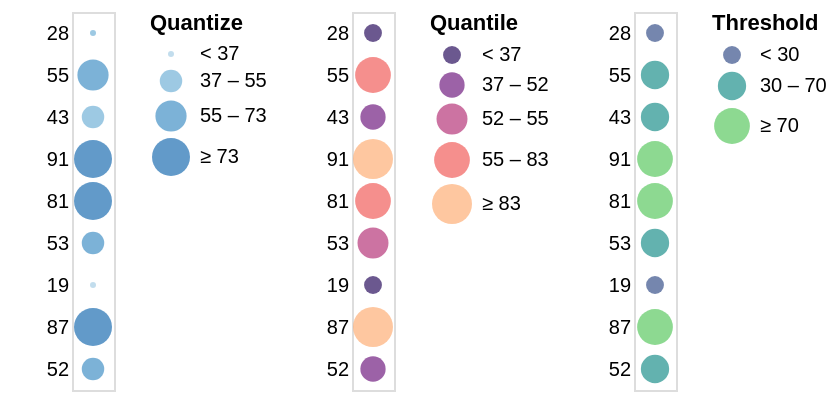

Here is the Vega-Lite specification saved for this chart:
### Vega specification from a JSON file in a GitHub repository (floating-point values rounded to 4 significant figures)
{"$schema": "https://vega.github.io/schema/vega/v4.json", "description": "Horizontally concatenated charts that show different types of discretizing scales.", "autosize": "pad", "padding": 5, "data": [{"name": "source_0", "values": [{"a": "A", "b": 28}, {"a": "B", "b": 55}, {"a": "C", "b": 43}, {"a": "D", "b": 91}, {"a": "E", "b": 81}, {"a": "F", "b": 53}, {"a": "G", "b": 19}, {"a": "H", "b": 87}, {"a": "I", "b": 52}]}], "signals": [{"name": "concat_0_width", "value": 21}, {"name": "concat_0_y_step", "value": 21}, {"name": "concat_0_height", "update": "bandspace(domain('concat_0_y').length, 1, 0.5) * concat_0_y_step"}, {"name": "concat_1_width", "value": 21}, {"name": "concat_1_y_step", "value": 21}, {"name": "concat_1_height", "update": "bandspace(domain('concat_1_y').length, 1, 0.5) * concat_1_y_step"}, {"name": "concat_2_width", "value": 21}, {"name": "concat_2_y_step", "value": 21}, {"name": "concat_2_height", "update": "bandspace(domain('concat_2_y').length, 1, 0.5) * concat_2_y_step"}], "layout": {"padding": {"row": 10, "column": 10}, "bounds": "full", "align": "each"}, "marks": [{"type": "group", "name": "concat_0_group", "style": "cell", "encode": {"update": {"width": {"signal": "concat_0_width"}, "height": {"signal": "concat_0_height"}}}, "marks": [{"name": "concat_0_marks", "type": "symbol", "style": ["circle"], "from": {"data": "source_0"}, "encode": {"update": {"opacity": {"value": 0.7}, "fill": [{"test": "datum[\"b\"] === null || isNaN(datum[\"b\"])", "value": null}, {"scale": "concat_0_color", "field": "b"}], "tooltip": {"signal": "{\"b\": ''+datum[\"b\"], \"Quantize\": format(datum[\"b\"], \"\")}"}, "x": {"signal": "concat_0_width", "mult": 0.5}, "y": {"scale": "concat_0_y", "field": "b"}, "size": {"scale": "concat_0_size", "field": "b"}, "shape": {"value": "circle"}}}}], "axes": [{"scale": "concat_0_y", "orient": "left", "grid": false, "domain": false, "ticks": false, "zindex": 1}], "legends": [{"title": "Quantize", "fill": "concat_0_color", "gradientLength": {"signal": "min(max(concat_0_height, 100), 200)"}, "encode": {"symbols": {"update": {"shape": {"value": "circle"}, "opacity": {"value": 0.7}}}}, "size": "concat_0_size"}]}, {"type": "group", "name": "concat_1_group", "style": "cell", "encode": {"update": {"width": {"signal": "concat_1_width"}, "height": {"signal": "concat_1_height"}}}, "marks": [{"name": "concat_1_marks", "type": "symbol", "style": ["circle"], "from": {"data": "source_0"}, "encode": {"update": {"opacity": {"value": 0.7}, "fill": [{"test": "datum[\"b\"] === null || isNaN(datum[\"b\"])", "value": null}, {"scale": "concat_1_color", "field": "b"}], "tooltip": {"signal": "{\"b\": ''+datum[\"b\"], \"Quantile\": format(datum[\"b\"], \"d\")}"}, "x": {"signal": "concat_1_width", "mult": 0.5}, "y": {"scale": "concat_1_y", "field": "b"}, "size": {"scale": "concat_1_size", "field": "b"}, "shape": {"value": "circle"}}}}], "axes": [{"scale": "concat_1_y", "orient": "left", "grid": false, "domain": false, "ticks": false, "zindex": 1}], "legends": [{"format": "d", "title": "Quantile", "fill": "concat_1_color", "gradientLength": {"signal": "min(max(concat_1_height, 100), 200)"}, "labelOverlap": "greedy", "encode": {"symbols": {"update": {"shape": {"value": "circle"}, "opacity": {"value": 0.7}}}}, "size": "concat_1_size"}]}, {"type": "group", "name": "concat_2_group", "style": "cell", "encode": {"update": {"width": {"signal": "concat_2_width"}, "height": {"signal": "concat_2_height"}}}, "marks": [{"name": "concat_2_marks", "type": "symbol", "style": ["circle"], "from": {"data": "source_0"}, "encode": {"update": {"opacity": {"value": 0.7}, "fill": [{"test": "datum[\"b\"] === null || isNaN(datum[\"b\"])", "value": null}, {"scale": "concat_2_color", "field": "b"}], "tooltip": {"signal": "{\"b\": ''+datum[\"b\"], \"Threshold\": format(datum[\"b\"], \"\")}"}, "x": {"signal": "concat_2_width", "mult": 0.5}, "y": {"scale": "concat_2_y", "field": "b"}, "size": {"scale": "concat_2_size", "field": "b"}, "shape": {"value": "circle"}}}}], "axes": [{"scale": "concat_2_y", "orient": "left", "grid": false, "domain": false, "ticks": false, "zindex": 1}], "legends": [{"title": "Threshold", "fill": "concat_2_color", "gradientLength": {"signal": "min(max(concat_2_height, 100), 200)"}, "labelOverlap": "greedy", "encode": {"symbols": {"update": {"shape": {"value": "circle"}, "opacity": {"value": 0.7}}}}, "size": "concat_2_size"}]}], "scales": [{"name": "concat_0_y", "type": "point", "domain": {"data": "source_0", "field": "b"}, "range": {"step": {"signal": "concat_0_y_step"}}, "padding": 0.5}, {"name": "concat_0_color", "type": "quantize", "domain": {"data": "source_0", "field": "b"}, "range": {"scheme": "blues", "count": 4}, "zero": true}, {"name": "concat_0_size", "type": "quantize", "domain": {"data": "source_0", "field": "b"}, "range": [9, 126.3, 243.7, 361], "zero": false}, {"name": "concat_1_y", "type": "point", "domain": {"data": "source_0", "field": "b"}, "range": {"step": {"signal": "concat_1_y_step"}}, "padding": 0.5}, {"name": "concat_1_color", "type": "quantile", "domain": {"data": "source_0", "field": "b"}, "range": {"scheme": "magma"}}, {"name": "concat_1_size", "type": "quantile", "domain": {"data": "source_0", "field": "b"}, "range": [80, 160, 240, 320, 400]}, {"name": "concat_2_y", "type": "point", "domain": {"data": "source_0", "field": "b"}, "range": {"step": {"signal": "concat_2_y_step"}}, "padding": 0.5}, {"name": "concat_2_color", "type": "threshold", "domain": [30, 70], "range": {"scheme": "viridis"}}, {"name": "concat_2_size", "type": "threshold", "domain": [30, 70], "range": [80, 200, 320]}], "config": {"axisY": {"minExtent": 30}}}
